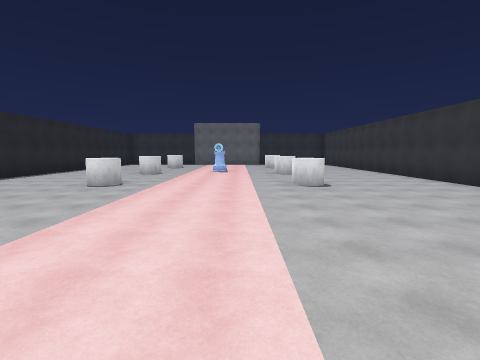
[1] (above)

18 first-person views from a walk through a 3-D level made in the Unity game engine. The camera is 1.4 m above the floor, tilts 6° down and sees 85° across. The floor is counted in squares, 2 m on a side. Each view is taken from the middle of a square. On the plan, view 1 faces up. The plan holds only what a view shows up to about 9 squares ahead; the rest is blank. The place goes on beyond the plan.

[2]
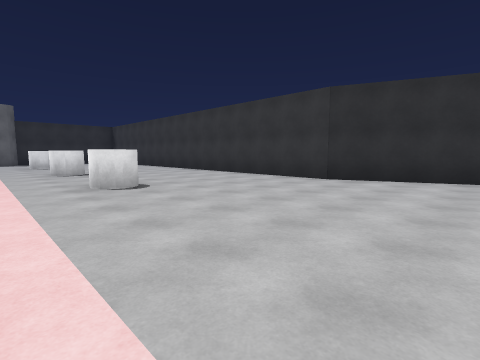

[3]
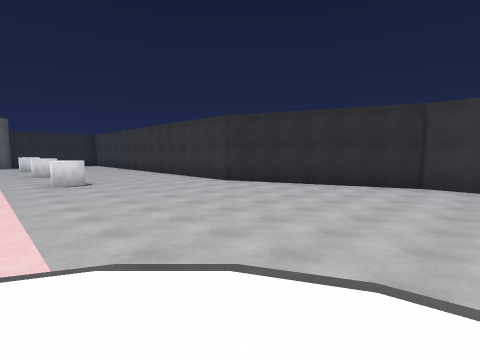

[4]
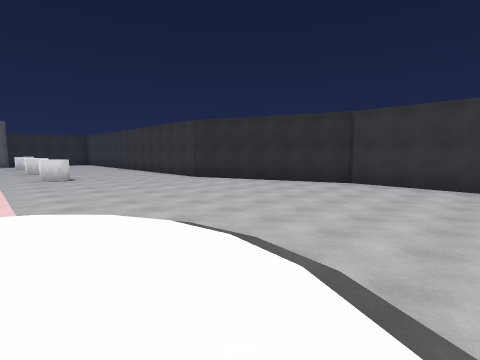

[5]
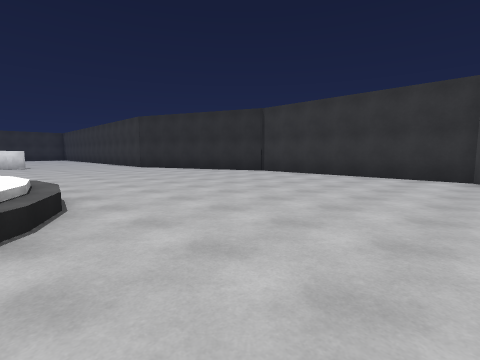

[6]
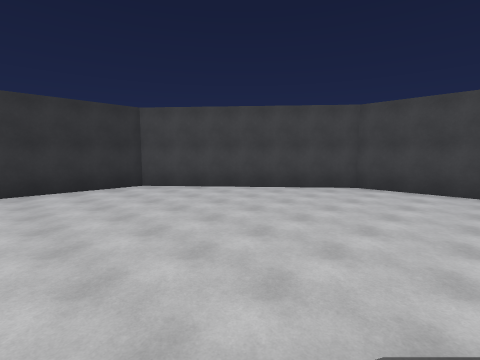

[7]
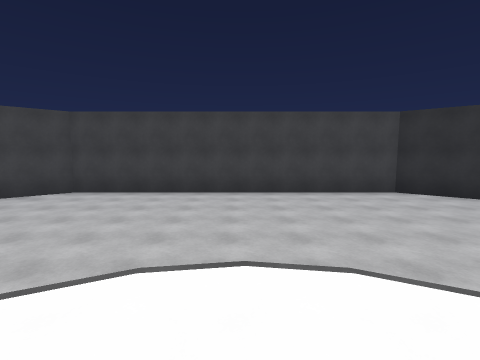

[8]
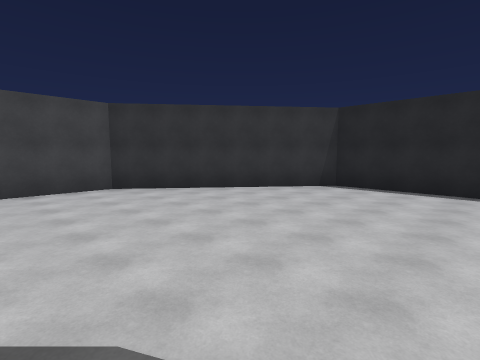

[9]
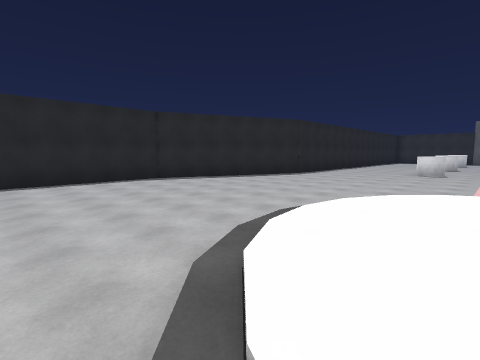

[10]
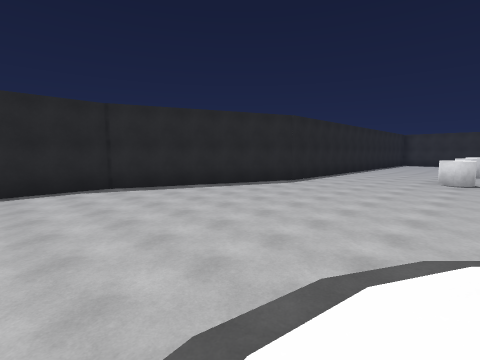

[11]
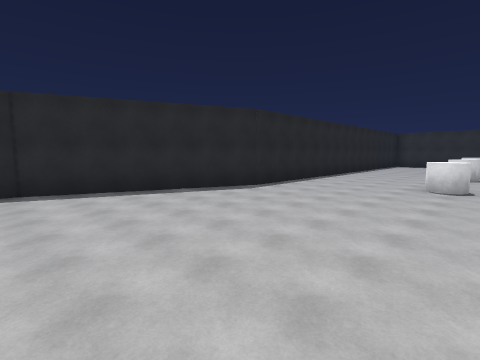

[12]
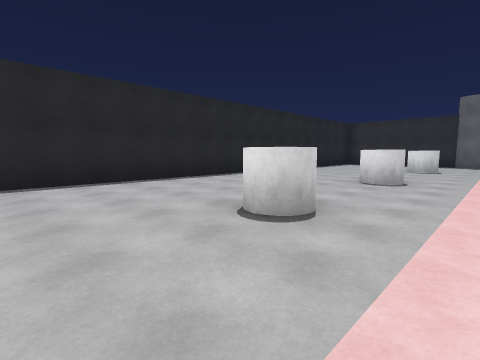

[13]
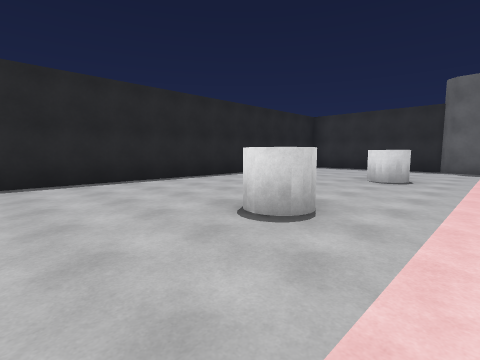

[14]
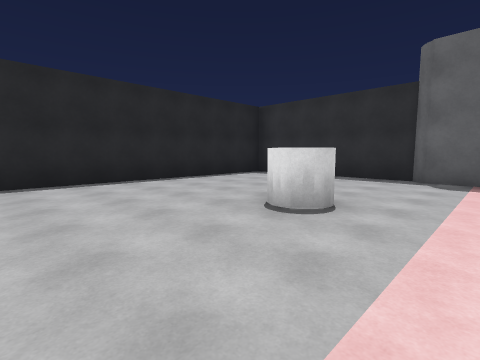

[15]
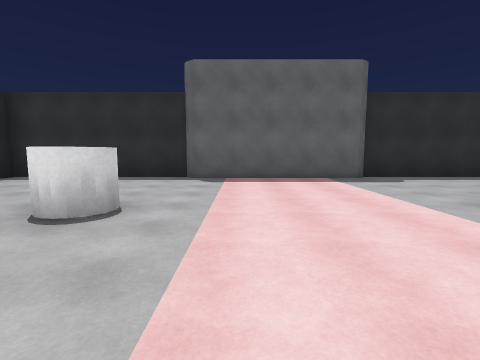

[16]
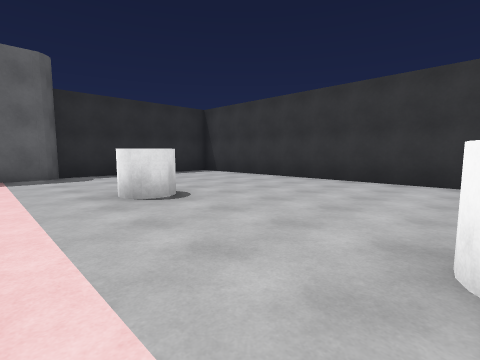

[17]
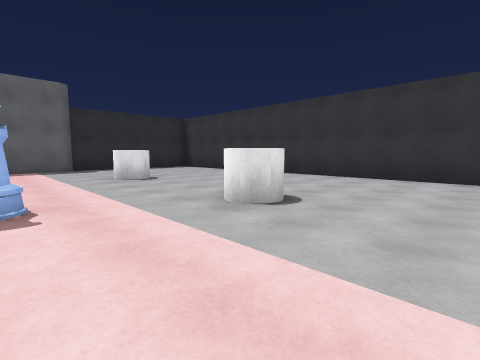

[18]
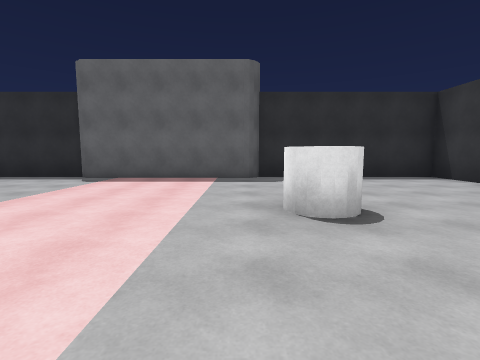

### Floor plan
Key: @ floor where view 1 was taken; # wall or solid block; . main floor; : floor 0.75 m higher than the main floor; / step, stairs or slope; C grey cylinder.
Columns run from 11 left of view 1 to 9 right of it. Each row starts with its distance up from view 1.
 21   #################
 20   #.  ............#
 19   #.. ............#
 18   #...............#
 17   #...............#
 16   #....C.....C....#
 15   #...............#
 14   #...............#
 13   #.......#.......#
 12   #....C.....C....#
 11   #...............#
 10   #...............#
  9   #...............#
  8   #....C.....C....#
  7   #...............#
  6   #...............#
  5   #...............#
  4  ##...............##
  3  #.................#
  2 ##.................##
  1 #...................#
  0 #.......// @/.......#
 -1 #......./: :/.......#
 -2 #....../:: ::/......#
 -3 #....../::/::.......#
 -4 #......./:/:/.......#
 -5 #........///........#
 -6 #...................#
 -7 #...................#
 -8 ###................##
 -9   ##.............###
-10    ##...........##
-11     #############

Where each view was taken, in squares from view 1:
view 1: 0 up, 0 right, facing up
view 2: 2 up, 0 right, facing up-right
view 3: 2 down, 0 right, facing up-right
view 4: 4 down, 0 right, facing up-right
view 5: 7 down, 1 right, facing up-right
view 6: 3 down, 1 right, facing down-right
view 7: 3 down, 1 left, facing down
view 8: 3 down, 3 left, facing down-left
view 9: 5 down, 2 left, facing up-left
view 10: 3 down, 3 left, facing up-left
view 11: 1 down, 3 left, facing up-left
view 12: 5 up, 2 left, facing up-left
view 13: 9 up, 2 left, facing up-left
view 14: 13 up, 2 left, facing up-left
view 15: 13 up, 2 left, facing up
view 16: 12 up, 0 right, facing up-right
view 17: 9 up, 1 left, facing up-right
view 18: 13 up, 1 right, facing up
